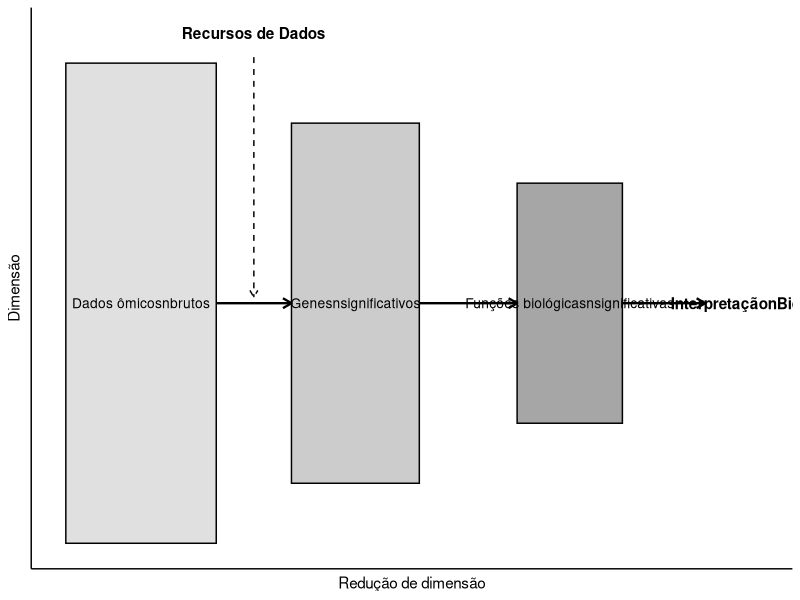

Write R code to recreate this figure.
## ---- chunk 1
#| echo: false
#| message: false
#| warning: false
library(DiagrammeR)

grViz("
digraph funil {
  graph [layout = dot, rankdir = LR, bgcolor = transparent]

  # Configuração geral dos nós (sem forcing de fundo preenchido globalmente)
  node [shape = rectangle, fontname = 'Helvetica', color = black]

  # Nós principais com preenchimento individual
  A [label = 'Dados ômicosnbrutos', style = filled, fillcolor = '#e0e0e0', width = 2, height = 2]
  B [label = 'Genesnsignificativos', style = filled, fillcolor = '#cccccc', width = 1.7, height = 1.6]
  C [label = 'Funções biológicasnsignificativas', style = filled, fillcolor = '#a6a6a6', width = 1.4, height = 1.2]

  # Nós de texto (sem fundo)
  D [label = 'InterpretaçãonBiológica', shape = none, width = 1.2]
  Recursos [label = 'Recursos denDados', shape = plaintext, fontname = 'Helvetica-Bold']

  # Conexões
  A -> B [label = ' Processamenton de Dados ', fontname = 'Helvetica', fontsize = 10]
  B -> C [label = ' Integraçãon de Dados ', fontname = 'Helvetica', fontsize = 10]
  C -> D [penwidth = 2.5]
  Recursos -> C [constraint = false, style = dashed]
}
")
## ---- chunk 2
library(DiagrammeR)

grViz("
digraph funil {
  graph [layout = dot, rankdir = LR, bgcolor = transparent]

  node [shape = rectangle, fontname = 'Helvetica', color = black]

  A [label = 'Dados ômicosnbrutos', style = filled, fillcolor = '#e0e0e0', width = 2, height = 2]
  B [label = 'Genesnsignificativos', style = filled, fillcolor = '#cccccc', width = 1.7, height = 1.6]
  C [label = 'Funções biológicasnsignificativas', style = filled, fillcolor = '#a6a6a6', width = 1.4, height = 1.2]
  D [label = 'InterpretaçãonBiológica', shape = none, width = 1.2]

  Recursos [label = 'Recursos denDados', shape = plaintext, fontname = 'Helvetica-Bold']

  # PONTO INVISÍVEL NA CONEXÃO
  ponto_mid [shape = point, width = 0, weight = 10]

  # Conexão principal passando pelo ponto
  A -> ponto_mid [arrowhead = none, label = ' Processamenton de Dados ', fontsize = 10]
  ponto_mid -> B 

  B -> C [label = ' Integraçãon de Dados ', fontsize = 10]
  C -> D [penwidth = 2.5]

  # Seta apontando exatamente para a conexão (ponto invisível)
  Recursos -> ponto_mid [style = dashed]
}
")
## ---- chunk 3
library(DiagrammeR)

grViz("
digraph alinhamento_avancado {
  # Definindo curvatura ortogonal (90 graus) e direção
  graph [layout = dot, rankdir = LR, splines = ortho, nodesep = 0.5, ranksep = 0.8]

  node [shape = rectangle, style = filled, fillcolor = '#f0f0f0', fontname = 'Helvetica']

  # Alinhamento em linha reta com a propriedade 'group'
  A [label = 'Entrada A', group = 'principal']
  B [label = 'Processo B', group = 'principal']
  C [label = 'Saída C', group = 'principal']
  
  D [label = 'Entrada Secundária D']
  E [label = 'Validação E']

  # ALINHAMENTO 1: Força D e A no mesmo nível vertical
  { rank = same; A; D }

  # ALINHAMENTO 2: Força E e B no mesmo nível vertical
  { rank = same; B; E }

  # CONEXÕES COM PORTAS ESPECÍFICAS (headport/tailport)
  A -> B [label = ' fluxo 1 ']
  B -> C [label = ' fluxo 2 ']

  # Entra na porta Superior (n) de B
  D -> B [headport = 'n', style = dashed]

  # Seta de retorno (feedback) com constraint=false para não quebrar o layout
  C -> E [tailport = 's', headport = 'e', constraint = false, color = 'red']
}
")
## ---- chunk 4
library(ggplot2)

# Definição dos blocos no plano cartesiano (xmin, xmax, ymin, ymax)
df_caixas <- data.frame(
  xmin = c(1, 4, 7),
  xmax = c(3, 5.7, 8.4),
  ymin = c(1, 2, 3),
  ymax = c(9, 8, 7),
  label = c("Dados ômicosnbrutos", "Genesnsignificativos", "Funções biológicasnsignificativas"),
  fill = c("#e0e0e0", "#cccccc", "#a6a6a6")
)

# Conexões/Setas
df_setas <- data.frame(
  x = c(3, 5.7, 8.4),
  xend = c(4, 7, 9.5),
  y = c(5, 5, 5),
  yend = c(5, 5, 5)
)

ggplot() +
  # Renderiza as caixas do funil
  geom_rect(data = df_caixas, aes(xmin=xmin, xmax=xmax, ymin=ymin, ymax=ymax), 
            fill = df_caixas$fill, color = "black") +
  geom_text(data = df_caixas, aes(x = (xmin+xmax)/2, y = (ymin+ymax)/2, label = label), size = 3.5) +
  
  # Setas entre as caixas
  geom_segment(data = df_setas, aes(x=x, xend=xend, y=y, yend=yend),
               arrow = arrow(length = unit(0.25, "cm")), color = "black", linewidth = 0.8) +
  
  # Texto do nó D no final
  annotate("text", x = 10.2, y = 5, label = "InterpretaçãonBiológica", fontface = "bold") +
  
  # Seta de Recursos apontando para o meio da PRIMEIRA CONEXÃO (X = 3.5, Y = 5)
  annotate("text", x = 3.5, y = 9.5, label = "Recursos de Dados", fontface = "bold") +
  geom_segment(aes(x = 3.5, xend = 3.5, y = 9.1, yend = 5.1), 
               linetype = "dashed", arrow = arrow(length = unit(0.2, "cm"))) +
  
  # Configuração dos Eixos Pedidos
  labs(x = "Redução de dimensão", y = "Dimensão") +
  theme_classic() +
  theme(axis.text = element_blank(), axis.ticks = element_blank())
